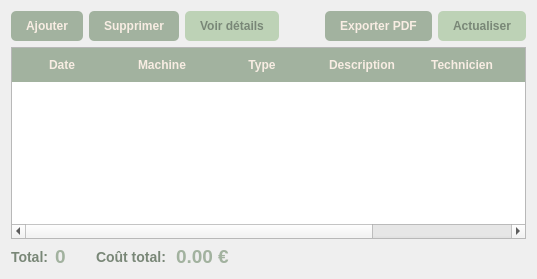
              <widget class="QWidget" name="tabHistorique">
               <attribute name="title">
                <string>Historique des Interventions</string>
               </attribute>
               <layout class="QVBoxLayout" name="historiqueLayout">
                <!-- Barre d'outils historique -->
                <item>
                 <widget class="QWidget" name="historiqueToolbar">
                  <layout class="QHBoxLayout">
                   <property name="leftMargin">
                    <number>0</number>
                   </property>
                   <property name="topMargin">
                    <number>0</number>
                   </property>
                   <property name="rightMargin">
                    <number>0</number>
                   </property>
                   <property name="bottomMargin">
                    <number>0</number>
                   </property>
                   <item>
                    <widget class="QPushButton" name="btnAddIntervention">
                     <property name="text">
                      <string>Ajouter</string>
                     </property>
                     <property name="styleSheet">
                      <string>QPushButton { padding: 8px 15px; background-color: #A2B29F; color: #F8EDE3; border-radius: 5px; font-weight: bold; }
QPushButton:hover { background-color: #BDD2B6; color: #798777; }</string>
                     </property>
                    </widget>
                   </item>
                   <item>
                    <widget class="QPushButton" name="btnDeleteIntervention">
                     <property name="text">
                      <string>Supprimer</string>
                     </property>
                     <property name="styleSheet">
                                 <string>QPushButton { padding: 8px 15px; background-color: #A2B29F; color: #F8EDE3; border-radius: 5px; font-weight: bold; }
QPushButton:hover { background-color: #BDD2B6; color: #798777; }</string>
                     </property>
                    </widget>
                   </item>
                   <item>
                    <widget class="QPushButton" name="btnViewDetails">
                     <property name="text">
                      <string>Voir détails</string>
                     </property>
                     <property name="styleSheet">
                      <string>QPushButton { padding: 8px 15px; background-color: #BDD2B6; color: #798777; border-radius: 5px; font-weight: bold; }
QPushButton:hover { background-color: #A2B29F; color: #F8EDE3; }</string>
                     </property>
                    </widget>
                   </item>
                   <item>
                    <spacer name="horizontalSpacer_Historique">
                     <property name="orientation">
                      <enum>Qt::Horizontal</enum>
                     </property>
                     <property name="sizeHint" stdset="0">
                      <size>
                       <width>40</width>
                       <height>20</height>
                      </size>
                     </property>
                    </spacer>
                   </item>
                   <item>
                    <widget class="QPushButton" name="btnExportPDF_Historique">
                     <property name="text">
                      <string>Exporter PDF</string>
                     </property>
                     <property name="styleSheet">
                                 <string>QPushButton { background-color: #A2B29F; color: #F8EDE3; border-radius: 5px; padding: 8px 15px; font-weight: bold; } QPushButton:hover { background-color: #BDD2B6; color: #798777; }</string>
                     </property>
                    </widget>
                   </item>
                   <item>
                    <widget class="QPushButton" name="btnRefresh_Historique">
                     <property name="text">
                      <string>Actualiser</string>
                     </property>
                     <property name="styleSheet">
                      <string>QPushButton { background-color: #BDD2B6; color: #798777; border-radius: 5px; padding: 8px 15px; font-weight: bold; } QPushButton:hover { background-color: #A2B29F; color: #F8EDE3; }</string>
                     </property>
                    </widget>
                   </item>
                  </layout>
                 </widget>
                </item>
                <!-- Tableau historique -->
                <item>
                 <widget class="QTableWidget" name="tableHistorique">
                  <property name="minimumHeight">
                   <number>300</number>
                  </property>
                  <property name="columnCount">
                   <number>7</number>
                  </property>
                  <property name="selectionBehavior">
                   <enum>QAbstractItemView::SelectRows</enum>
                  </property>
                  <property name="alternatingRowColors">
                   <bool>true</bool>
                  </property>
                  <property name="styleSheet">
                   <string>QTableWidget::item { padding: 5px; }
QHeaderView::section { background-color: #A2B29F; color: #F8EDE3; font-weight: bold; padding: 8px; border: none; }</string>
                  </property>
                  <column>
                   <property name="text">
                    <string>Date</string>
                   </property>
                  </column>
                  <column>
                   <property name="text">
                    <string>Machine</string>
                   </property>
                  </column>
                  <column>
                   <property name="text">
                    <string>Type</string>
                   </property>
                  </column>
                  <column>
                   <property name="text">
                    <string>Description</string>
                   </property>
                  </column>
                  <column>
                   <property name="text">
                    <string>Technicien</string>
                   </property>
                  </column>
                  <column>
                   <property name="text">
                    <string>Coût</string>
                   </property>
                  </column>
                  <column>
                   <property name="text">
                    <string>Statut</string>
                   </property>
                  </column>
                 </widget>
                </item>
                <item>
                 <layout class="QHBoxLayout">
                  <item>
                   <widget class="QLabel" name="labelTotalInterventions">
                    <property name="text">
                     <string>Total:</string>
                    </property>
                    <property name="styleSheet">
                     <string>font-weight: bold; font-size: 14px; color: #798777;</string>
                    </property>
                   </widget>
                  </item>
                  <item>
                   <widget class="QLabel" name="totalInterventionsValue">
                    <property name="text">
                     <string>0</string>
                    </property>
                    <property name="font">
                     <font>
                      <pointsize>14</pointsize>
                      <weight>75</weight>
                      <bold>true</bold>
                     </font>
                    </property>
                    <property name="styleSheet">
                     <string>color: #A2B29F;</string>
                    </property>
                   </widget>
                  </item>
                  <item>
                   <widget class="QLabel" name="labelCoutTotal">
                    <property name="text">
                     <string>Coût total:</string>
                    </property>
                    <property name="styleSheet">
                     <string>font-weight: bold; font-size: 14px; margin-left: 20px; color: #798777;</string>
                    </property>
                   </widget>
                  </item>
                  <item>
                   <widget class="QLabel" name="coutTotalValue">
                    <property name="text">
                     <string>0.00 €</string>
                    </property>
                    <property name="font">
                     <font>
                      <pointsize>14</pointsize>
                      <weight>75</weight>
                      <bold>true</bold>
                     </font>
                    </property>
                    <property name="styleSheet">
                     <string>color: #A2B29F;</string>
                    </property>
                   </widget>
                  </item>
                  <item>
                   <spacer name="horizontalSpacer_Total">
                    <property name="orientation">
                     <enum>Qt::Horizontal</enum>
                    </property>
                    <property name="sizeHint" stdset="0">
                     <size>
                      <width>40</width>
                      <height>20</height>
                     </size>
                    </property>
                   </spacer>
                  </item>
                 </layout>
                </item>
               </layout>
              </widget>
